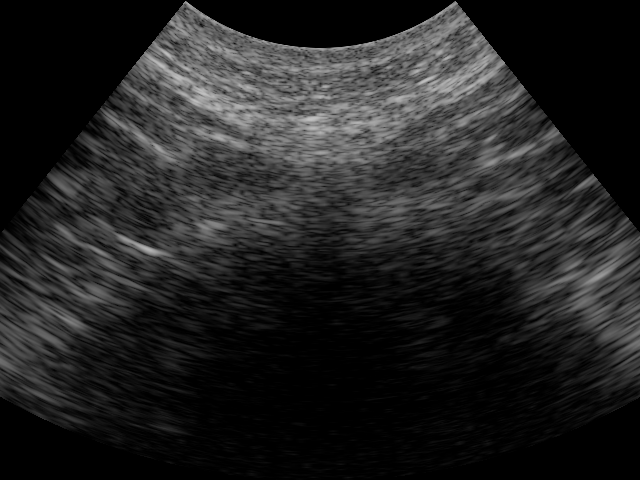
#> input picture 5-2-2026 data collection/frame_20260502_155726_9335_0019_xm4_265_y0_437.png, 640 x 480 px
$ python -i main.py   (imports and definitions only)
#> lines starting #> are read from the running program, lines starting #| are printed output that depends on the picture
import numpy as np
import matplotlib.pyplot as plt
from scipy.signal import hilbert, butter, filtfilt
from scipy.ndimage import gaussian_filter
import cv2
import time
from settings import (
    center_freq,
    fractional_bw,
    sector_angle_deg,
    curvature_radius_mm,
)


def estimate_center_freq(data, fs, fmin_frac=0.04, fmax_frac=0.95):
    """
    Estimate the probe's true RF centre frequency from the data itself, so the
    bandpass tracks the real echo band on any probe/sampling-rate instead of a
    hard-coded guess.

    Raw RF has a strong near-DC clutter spike (slow drift, TGC residue) plus the
    real echo "hump". We take the mean magnitude spectrum across beams, ignore
    the bottom ``fmin_frac`` and top ``fmax_frac`` of the band (drops the DC
    clutter and any high-freq noise floor), and return the power-weighted
    centroid of what remains — a robust estimate of the echo band centre.
    """
    data = np.asarray(data, dtype=np.float64)
    if data.ndim == 1:
        data = data[np.newaxis, :]
    ns = data.shape[1]
    win = np.hanning(ns)
    d = (data - data.mean(axis=1, keepdims=True)) * win[np.newaxis, :]
    spec = np.abs(np.fft.rfft(d, axis=1)).mean(axis=0)
    freqs = np.fft.rfftfreq(ns, d=1.0 / fs)
    nyq = fs / 2.0
    band = (freqs >= fmin_frac * nyq) & (freqs <= fmax_frac * nyq)
    p = np.where(band, spec, 0.0)
    total = p.sum()
    if total <= 0:
        return 0.2 * nyq   # degenerate (e.g. all-zero frame) — safe fallback
    fc = float((freqs * p).sum() / total)
    # Keep the passband physically sane.
    return float(np.clip(fc, 0.05 * nyq, 0.45 * nyq))


# ── Cached convex scan-conversion maps ────────────────────────────────────────
# The polar(theta, depth) -> Cartesian mapping depends only on the probe geometry
# and output size, which are constant across frames. We build the cv2.remap
# sampling maps once per unique geometry and reuse them, turning the per-frame
# scan conversion from a full scipy interpolation (~50-150 ms) into a single
# cv2.remap (~1-3 ms). This is the main real-time speed-up.
_scan_map_cache = {}


def _get_scan_maps(num_beams, num_samples, output_resolution,
                   sector_angle_deg, curvature_radius_mm, fs, c):
    key = (num_beams, num_samples, tuple(output_resolution),
           float(sector_angle_deg), float(curvature_radius_mm), float(fs), float(c))
    cached = _scan_map_cache.get(key)
    if cached is not None:
        return cached

    sector_angle = np.deg2rad(sector_angle_deg)
    dr = c / (2 * fs)
    Rcurv = curvature_radius_mm / 1000.0
    max_depth = (num_samples - 1) * dr

    x_max = (Rcurv + max_depth) * np.sin(sector_angle / 2)
    x_lin = np.linspace(-x_max, x_max, output_resolution[1])
    y_lin = np.linspace(0, max_depth, output_resolution[0])
    Xg, Yg = np.meshgrid(x_lin, y_lin)

    r_grid     = np.sqrt(Xg ** 2 + (Yg + Rcurv) ** 2)
    theta_grid = np.arctan2(Xg, Yg + Rcurv)

    # Fractional indices into the (beam, sample) B-mode image for cv2.remap:
    #   map_x = column = fast-time sample index,  map_y = row = beam index.
    map_x = ((r_grid - Rcurv) / dr).astype(np.float32)
    map_y = ((theta_grid + sector_angle / 2) / sector_angle * (num_beams - 1)).astype(np.float32)

    mask = ((np.abs(theta_grid) <= sector_angle / 2) &
            (r_grid >= Rcurv) & (r_grid <= Rcurv + max_depth)).astype(np.float32)

    width_cm  = abs(x_lin[-1] - x_lin[0]) * 100
    height_cm = abs(y_lin[-1] - y_lin[0]) * 100
    aspect_ratio = width_cm / height_cm if height_cm else 1.0

    result = (map_x, map_y, mask, aspect_ratio)
    _scan_map_cache[key] = result
    return result

# [53 lines left out: functions anisotropic_diffusion, load_rf_csv, not called in this run]


def reconstruct_bmode_array(
    data,
    *,
    fast=True,
    center_freq=None,         # Probe center frequency in Hz; None => estimate per-frame
    fractional_bw=0.9,        # Fractional bandwidth of the bandpass filter
    sector_angle_deg=70,
    curvature_radius_mm=30,
    dynamic_range=60,
    tgc_exponent=1.5,
    output_resolution=None,
    fs=30e6,
    c=1540,
):
    """
    Convert a raw RF array into an 8-bit grayscale convex B-mode image.

    ``data`` is the RF echo matrix; orientation is normalized internally to
    (num_beams, num_samples).  Returns a ``uint8`` HxW grayscale image.

    Key quality/perf choices (make the live image match a directly-captured
    B-mode without the lag):

      * ``center_freq=None`` estimates the probe's real echo-band centre from the
        frame's own spectrum (see :func:`estimate_center_freq`). The old fixed
        3 MHz missed the upper half of this probe's 2-6 MHz band, throwing away
        the high-frequency detail that makes ultrasound look sharp. Auto-tuning
        also means it works on any probe / sampling rate without re-tuning.
      * A wider bandpass (``fractional_bw=0.9``) keeps the full echo band.
      * Scan conversion uses cached ``cv2.remap`` maps instead of a per-frame
        scipy interpolation — same result, ~50x faster (the real-time win).

    ``fast=True`` (real-time): 640 px, edge-preserving bilateral speckle
    reduction + CLAHE + a light unsharp mask.  ``fast=False`` reproduces the
    offline pipeline (Perona-Malik diffusion + CLAHE + sharpen) at 800 px.
    """
    data = np.asarray(data, dtype=np.float64)
    if data.ndim == 1:
        data = data[np.newaxis, :]
    if data.shape[1] < data.shape[0]:
        data = data.T  # Ensure shape is (num_beams, num_samples)

    num_beams, num_samples = data.shape

    if output_resolution is None:
        output_resolution = (640, 640) if fast else (800, 800)

    # -------------------------
    # Bandpass filter around the (auto-detected) probe centre frequency
    # -------------------------
    if center_freq is None:
        center_freq = estimate_center_freq(data, fs)

    low  = (center_freq * (1 - fractional_bw / 2)) / (fs / 2)
    high = (center_freq * (1 + fractional_bw / 2)) / (fs / 2)
    low  = np.clip(low,  1e-4, 0.9999)
    high = np.clip(high, 1e-4, 0.9999)
    b, a = butter(4, [low, high], btype="band")
    data = filtfilt(b, a, data, axis=1)

    analytic = hilbert(data, axis=1)   # axis=1 = fast-time (samples) axis
    envelope = np.abs(analytic)

    depths_idx = np.arange(num_samples)
    tgc = (depths_idx / depths_idx[-1]) ** tgc_exponent + 1.0
    envelope *= tgc[np.newaxis, :]
    envelope /= np.max(envelope) + 1e-12

    bmode = 20 * np.log10(envelope + 1e-6)
    bmode = np.clip(bmode, -dynamic_range, 0.0)
    bmode = (bmode + dynamic_range) / dynamic_range  # Normalize to [0, 1]
    bmode = gaussian_filter(bmode, sigma=0.5).astype(np.float32)

    # -------------------------
    # Convex scan conversion (polar -> Cartesian) via cached remap maps
    # -------------------------
    map_x, map_y, mask, aspect_ratio = _get_scan_maps(
        num_beams, num_samples, output_resolution,
        sector_angle_deg, curvature_radius_mm, fs, c)

    cart = cv2.remap(bmode, map_x, map_y, cv2.INTER_LINEAR,
                     borderMode=cv2.BORDER_CONSTANT, borderValue=0.0)
    cart *= mask   # zero everything outside the sector

    img8 = np.clip(cart * 255, 0, 255).astype(np.uint8)

    # -------------------------
    # Post-processing.
    #
    # Full path: Perona-Malik anisotropic diffusion (edge-preserving speckle
    # reduction, slowest step), then CLAHE, then a sharpening kernel.
    #
    # Fast (real-time) path: a bilateral filter reduces speckle while preserving
    # tissue boundaries (median alone smears them), CLAHE lifts local contrast,
    # and a light unsharp mask restores the crispness of a directly-captured
    # B-mode without re-injecting speckle the way a hard sharpen kernel does.
    # -------------------------
    clahe = cv2.createCLAHE(clipLimit=2.0, tileGridSize=(8, 8))

    if fast:
        img_dn    = cv2.bilateralFilter(img8, 7, 45, 45)
        img_clahe = clahe.apply(img_dn)
        blur      = cv2.GaussianBlur(img_clahe, (0, 0), 1.0)
        img_sharp = cv2.addWeighted(img_clahe, 1.5, blur, -0.5, 0)   # unsharp mask
    else:
        img_proc  = np.clip(anisotropic_diffusion(img8, niter=5, kappa=30, gamma=0.1),
                            0, 255).astype(np.uint8)
        img_clahe = clahe.apply(img_proc)
        kernel_sharp = np.array([[0, -1, 0], [-1, 5, -1], [0, -1, 0]])
        img_sharp = cv2.filter2D(img_clahe, -1, kernel_sharp)

    # -------------------------
    # Aspect-correct final resize (width preserved, height from physical ratio)
    # -------------------------
    output_width  = output_resolution[1]
    output_height = max(1, int(output_width / aspect_ratio))

    img_8bit = cv2.resize(img_sharp, (output_width, output_height),
                          interpolation=cv2.INTER_LINEAR)
    return img_8bit


# [39 lines left out: function rf_to_convex_bmode_fixed, not called in this run]


# [11 lines not run here, left out]

>>> import cv2
>>> picture = cv2.imread('5-2-2026 data collection/frame_20260502_155726_9335_0019_xm4_265_y0_437.png', cv2.IMREAD_GRAYSCALE)
#> picture is the input picture: shape (480, 640); min 0, max 194, mean 35.1
>>> result = reconstruct_bmode_array(picture)
#> in estimate_center_freq, `d = (data - data.mean(axis=1, keepdims=True)) * win[np.newaxis, :]`:
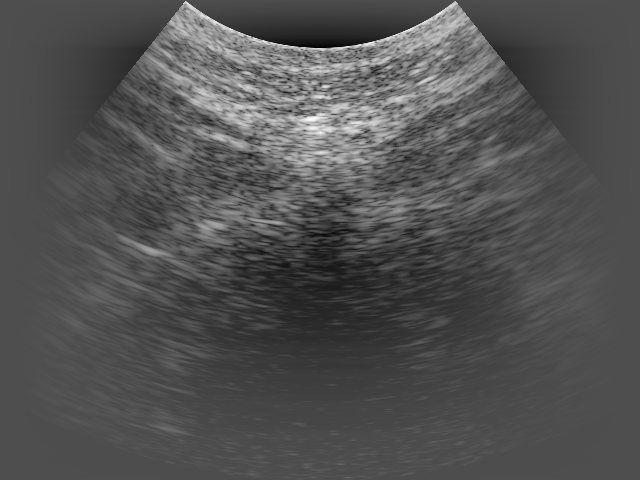
#> d: shape (480, 640) float64; min -54.94, max 124.4, mean 2.8; drawn with min black and max white
#> in estimate_center_freq, `spec = np.abs(np.fft.rfft(d, axis=1)).mean(axis=0)`: spec = 321 values, max 4419.4 at index 0, min 11.13 at index 319, mean 142.3
#> in estimate_center_freq, `p = np.where(band, spec, 0.0)`: p = 321 values, max 558.7 at index 13, min 0 at index 0, mean 84.18
#> in estimate_center_freq, `total = p.sum()`: total = 27022.8
#> in estimate_center_freq, `fc = float((freqs * p).sum() / total)`: fc = 3365217.3
#> in reconstruct_bmode_array, `low  = (center_freq * (1 - fractional_bw / 2)) / (fs / 2)`: low = 0.123
#> in reconstruct_bmode_array, `high = (center_freq * (1 + fractional_bw / 2)) / (fs / 2)`: high = 0.325
#> in reconstruct_bmode_array, `b, a = butter(4, [low, high], btype="band")`: b = [0.00498, 0, -0.0199, 0, 0.0299, 0, -0.0199, 0, 0.00498]; a = [1, -5.09, 12.22, -17.93, 17.56, -11.73, 5.23, -1.42, 0.184]
#> in reconstruct_bmode_array, `data = filtfilt(b, a, data, axis=1)`:
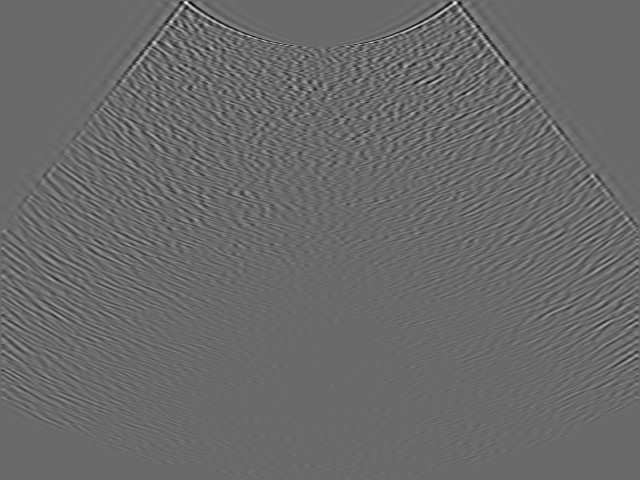
#> data: shape (480, 640) float64; min -57.38, max 80.11, mean 0; drawn with min black and max white
#> in reconstruct_bmode_array, `envelope *= tgc[np.newaxis, :]`:
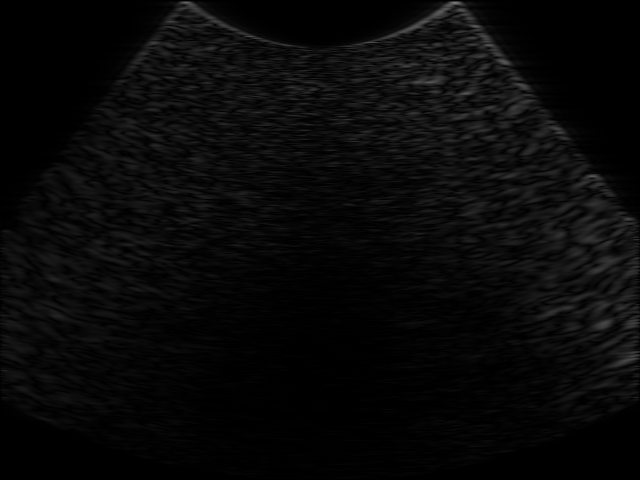
#> envelope: shape (480, 640) float64; min 0, max 118.2, mean 8.8
#> in reconstruct_bmode_array, `bmode = np.clip(bmode, -dynamic_range, 0.0)`:
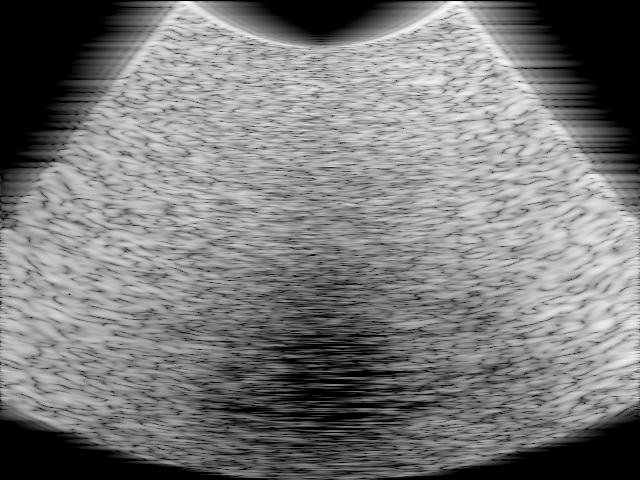
#> bmode: shape (480, 640) float64; min -60, max 0, mean -31.23; drawn with min black and max white
#> in _get_scan_maps, `theta_grid = np.arctan2(Xg, Yg + Rcurv)`:
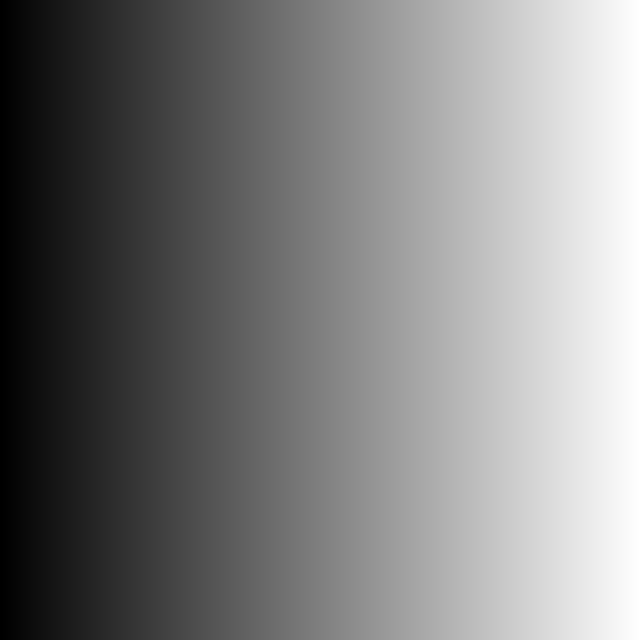
#> Xg: shape (640, 640) float64; min -0.0266, max 0.0266, mean 0; drawn with min black and max white
#> in reconstruct_bmode_array, `cart *= mask`:
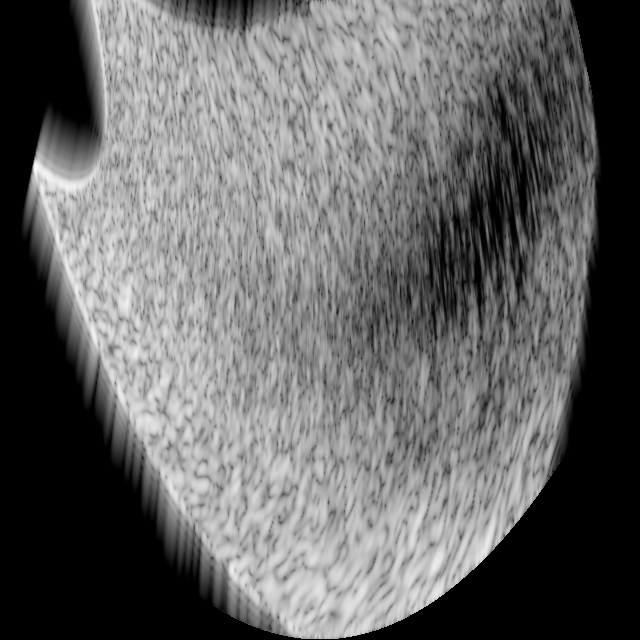
#> cart: shape (640, 640) float32; min 0, max 0.988, mean 0.399
#> in reconstruct_bmode_array, `img_8bit = cv2.resize(img_sharp, (output_width, output_height), interp..`:
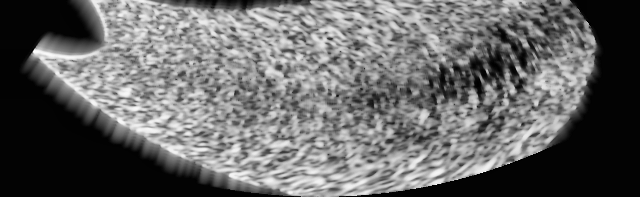
#> img_8bit: shape (197, 640); min 0, max 254, mean 102.8

$ run again, on 5-2-2026 data collection/frame_20260502_155742_2692_0043_xm51_038_y1_756.png
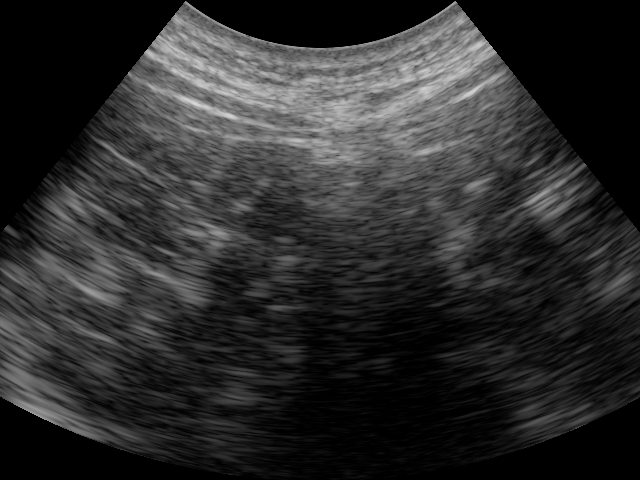
#> input picture 5-2-2026 data collection/frame_20260502_155742_2692_0043_xm51_038_y1_756.png, 640 x 480 px
#> picture is the input picture: shape (480, 640); min 0, max 217, mean 44.3
#> in estimate_center_freq, `d = (data - data.mean(axis=1, keepdims=True)) * win[np.newaxis, :]`:
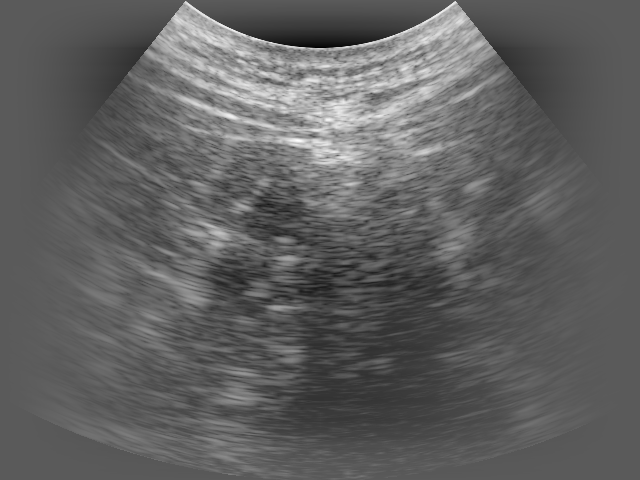
#> d: shape (480, 640) float64; min -64.99, max 117.5, mean 4.3; drawn with min black and max white
#> spec = 321 values, max 4699.4 at index 0, min 10.15 at index 319, mean 151.3
#> p = 321 values, max 685.3 at index 13, min 0 at index 0, mean 81.1
#> total = 26034.3
#> fc = 3214899.1
#> low = 0.118
#> high = 0.311
#> b = [0.00426, 0, -0.0171, 0, 0.0256, 0, -0.0171, 0, 0.00426]; a = [1, -5.26, 12.95, -19.36, 19.2, -12.92, 5.76, -1.56, 0.199]
#> in reconstruct_bmode_array, `img_8bit = cv2.resize(img_sharp, (output_width, output_height), interp..`:
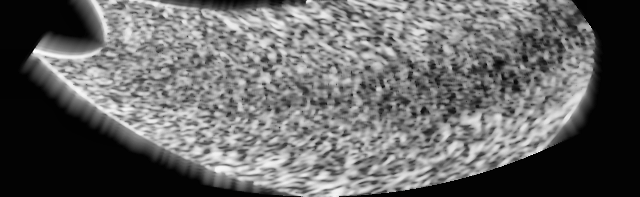
#> img_8bit: shape (197, 640); min 0, max 254, mean 101.5

$ run again, on 5-2-2026 data collection/frame_20260502_155745_4266_0048_xm61_468_y1_818.png
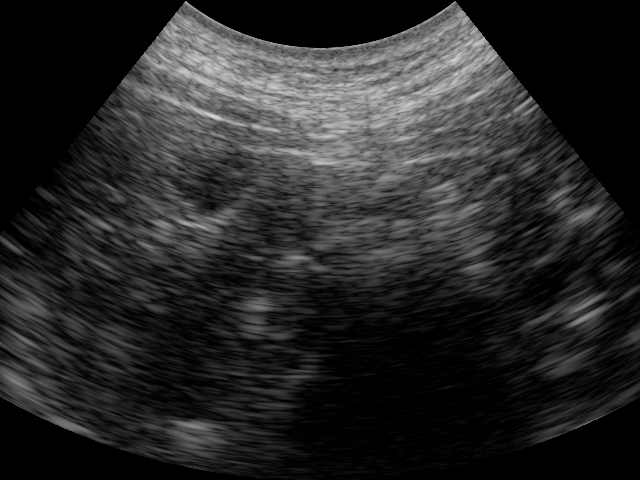
#> input picture 5-2-2026 data collection/frame_20260502_155745_4266_0048_xm61_468_y1_818.png, 640 x 480 px
#> picture is the input picture: shape (480, 640); min 0, max 213, mean 39.9
#> in estimate_center_freq, `d = (data - data.mean(axis=1, keepdims=True)) * win[np.newaxis, :]`:
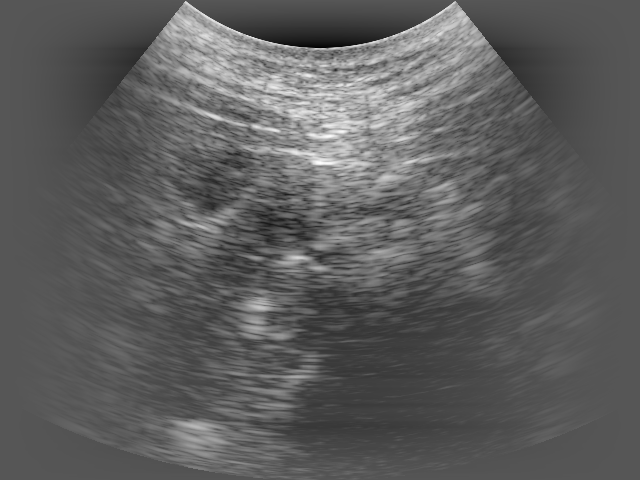
#> d: shape (480, 640) float64; min -64.75, max 126.7, mean 5.8; drawn with min black and max white
#> spec = 321 values, max 4727.4 at index 0, min 11.15 at index 319, mean 163.5
#> p = 321 values, max 721.7 at index 13, min 0 at index 0, mean 88.14
#> total = 28291.4
#> fc = 3203150.5
#> low = 0.117
#> high = 0.31
#> b = [0.00421, 0, -0.0168, 0, 0.0253, 0, -0.0168, 0, 0.00421]; a = [1, -5.28, 13.01, -19.47, 19.33, -13.01, 5.81, -1.57, 0.201]
#> in reconstruct_bmode_array, `img_8bit = cv2.resize(img_sharp, (output_width, output_height), interp..`:
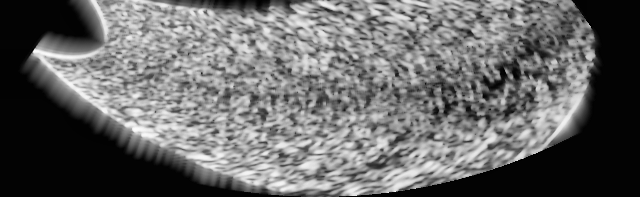
#> img_8bit: shape (197, 640); min 0, max 252, mean 103.7

$ run again, on 5-2-2026 data collection/frame_20260502_155946_8719_0061_xm9_889_y0_341.png
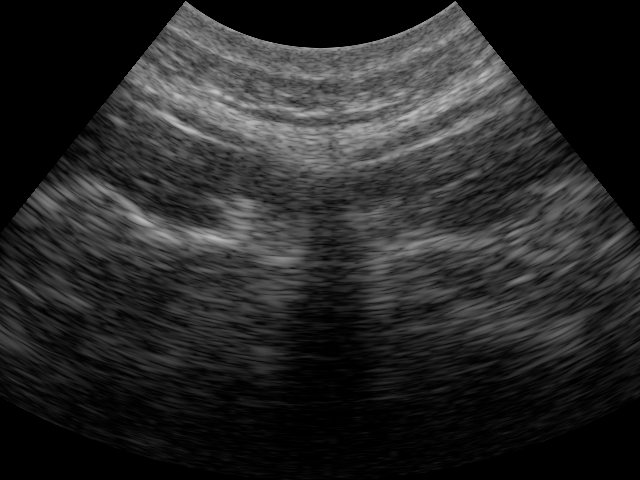
#> input picture 5-2-2026 data collection/frame_20260502_155946_8719_0061_xm9_889_y0_341.png, 640 x 480 px
#> picture is the input picture: shape (480, 640); min 0, max 194, mean 39.4
#> spec = 321 values, max 3384.4 at index 0, min 9.84 at index 319, mean 139.6
#> p = 321 values, max 629 at index 13, min 0 at index 0, mean 78.61
#> total = 25234.5
#> fc = 3214618.1
#> low = 0.118
#> high = 0.311
#> b = [0.00426, 0, -0.0171, 0, 0.0256, 0, -0.0171, 0, 0.00426]; a = [1, -5.26, 12.95, -19.36, 19.2, -12.92, 5.76, -1.56, 0.199]
#> in reconstruct_bmode_array, `img_8bit = cv2.resize(img_sharp, (output_width, output_height), interp..`:
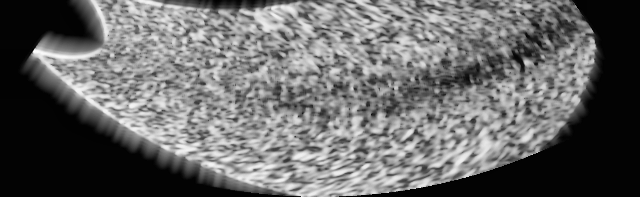
#> img_8bit: shape (197, 640); min 0, max 252, mean 103.8
